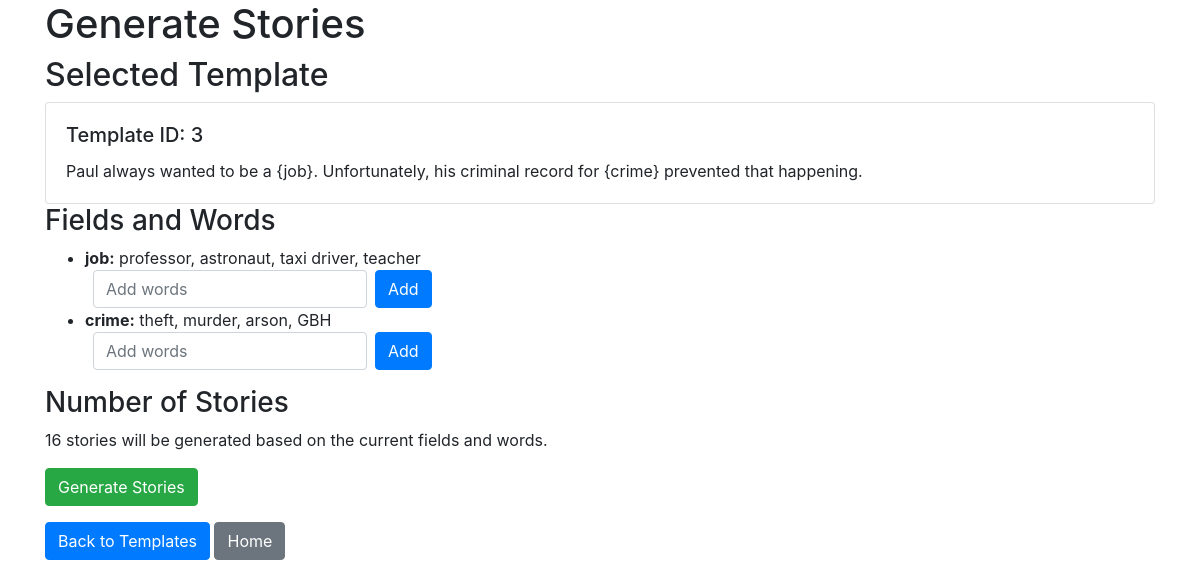
The page /generate_stories?template_id=3 on the database as committed earlier.
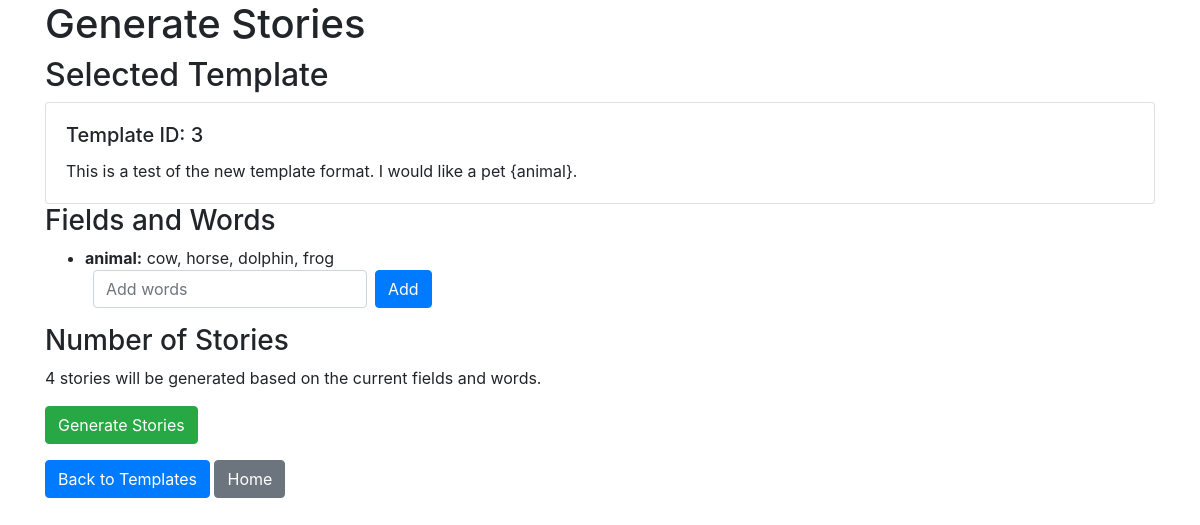
The same page on the database as committed later.
### app/models.py (models this page shows, shortened)
class Template(db.Model):
    __tablename__ = 'template'
    template_id = db.Column(db.Integer, primary_key=True, autoincrement=True)
    content = db.Column(db.Text, nullable=False)

class Field(db.Model):
    __tablename__ = 'field'
    field_id = db.Column(db.Integer, primary_key=True, autoincrement=True)
    field = db.Column(db.String(255), unique=True, nullable=False)
    words = db.relationship('Word', secondary=word_field_association, back_populates='fields')

### app/routes.py (the view)
@bp.route('/generate_stories', methods=['GET', 'POST'])
def generate_stories():
    template_id = request.args.get('template_id') or request.form.get('template_id')
    if template_id:
        template = db.session.query(Template).get(template_id)
        fields, missing_fields = story_builder_service.get_template_fields(template_id)
        permutations = story_builder_service.generate_permutations(fields)
        num_stories = len(permutations)
        if request.method == 'POST' and 'generate' in request.form:
            generated_stories_ids = story_builder_service.generate_stories(template_id)
            session['generated_story_ids'] = generated_stories_ids
            return redirect(url_for('main.display_generated_stories'))
        return render_template('generate_stories.html', template=template, fields=fields, missing_fields=missing_fields, num_stories=num_stories)
    return redirect(url_for('main.see_all_templates'))

### app/services/story_builder_service.py (called while the page is built)
def get_template_fields(template_id):
    template = db.session.query(Template).get(template_id)
    field_names = re.findall(r'\{(.*?)\}', template.content)
    fields = {}
    missing_fields = []
    for field_name in field_names:
        field = db.session.query(Field).filter_by(field=field_name).first()
        if field:
            words = [word.word for word in field.words]
            fields[field_name] = words
        else:
            missing_fields.append(field_name)
    return fields, missing_fields

def generate_permutations(fields):
    field_names = list(fields.keys())
    return list(itertools.product(*(fields[field] for field in field_names)))

### app/templates/generate_stories.html (shortened to what this page needs)
<!DOCTYPE html>
<html lang="en">
<head>
    <link rel="stylesheet" href="{{ url_for('static', filename='css/static.css') }}">
    <link rel="stylesheet" href="https://stackpath.bootstrapcdn.com/bootstrap/4.5.2/css/bootstrap.min.css">
</head>
<body>
    <div class="container">
        <h1>Generate Stories</h1>
        <h2>Selected Template</h2>
        <div class="card">
            <div class="card-body">
                <h5 class="card-title">Template ID: {{ template.template_id }}</h5>
                <p class="card-text">{{ template.content }}</p>
            </div>
        </div>
        <h3>Fields and Words</h3>
        <ul>
            {% for field, words in fields.items() %}
                <li>
                    <strong>{{ field }}:</strong> {{ words | join(', ') }}
                    <form action="{{ url_for('main.add_word') }}" method="POST" class="form-inline">
                        <input type="text" name="new_words" class="form-control ml-2" placeholder="Add words">
                        <button type="submit" class="btn btn-primary ml-2">Add</button>
                    </form>
                </li>
            {% endfor %}
        </ul>
        <h3>Number of Stories</h3>
        <p>{{ num_stories }} stories will be generated based on the current fields and words.</p>
        <form action="{{ url_for('main.generate_stories') }}" method="POST">
            <button type="submit" name="generate" class="btn btn-success">Generate Stories</button>
        </form>
        <a href="{{ url_for('main.see_all_templates') }}" class="btn btn-primary mt-3">Back to Templates</a>
        <a href="{{ url_for('main.index') }}" class="btn btn-secondary mt-3">Home</a>
    </div>
</body>
</html>

Rows that differ between the two databases and show on the page:
no longer on this page (row edited): Field: field "job", words "professor, astronaut, taxi driver, teacher"
removed Field: field "crime", words "theft, murder, arson, GBH"
changed Template id 3: content "Paul always wanted to be a {job}. Unfortunately, his criminal record for {crime} prevented that happening." → "This is a test of the new template format. I would like a pet {animal}."
now on this page (row edited): Field: field "animal", words "cow, horse, dolphin, frog"
Other text that changed with them:
{{ num_stories }}: "16" → "4"
